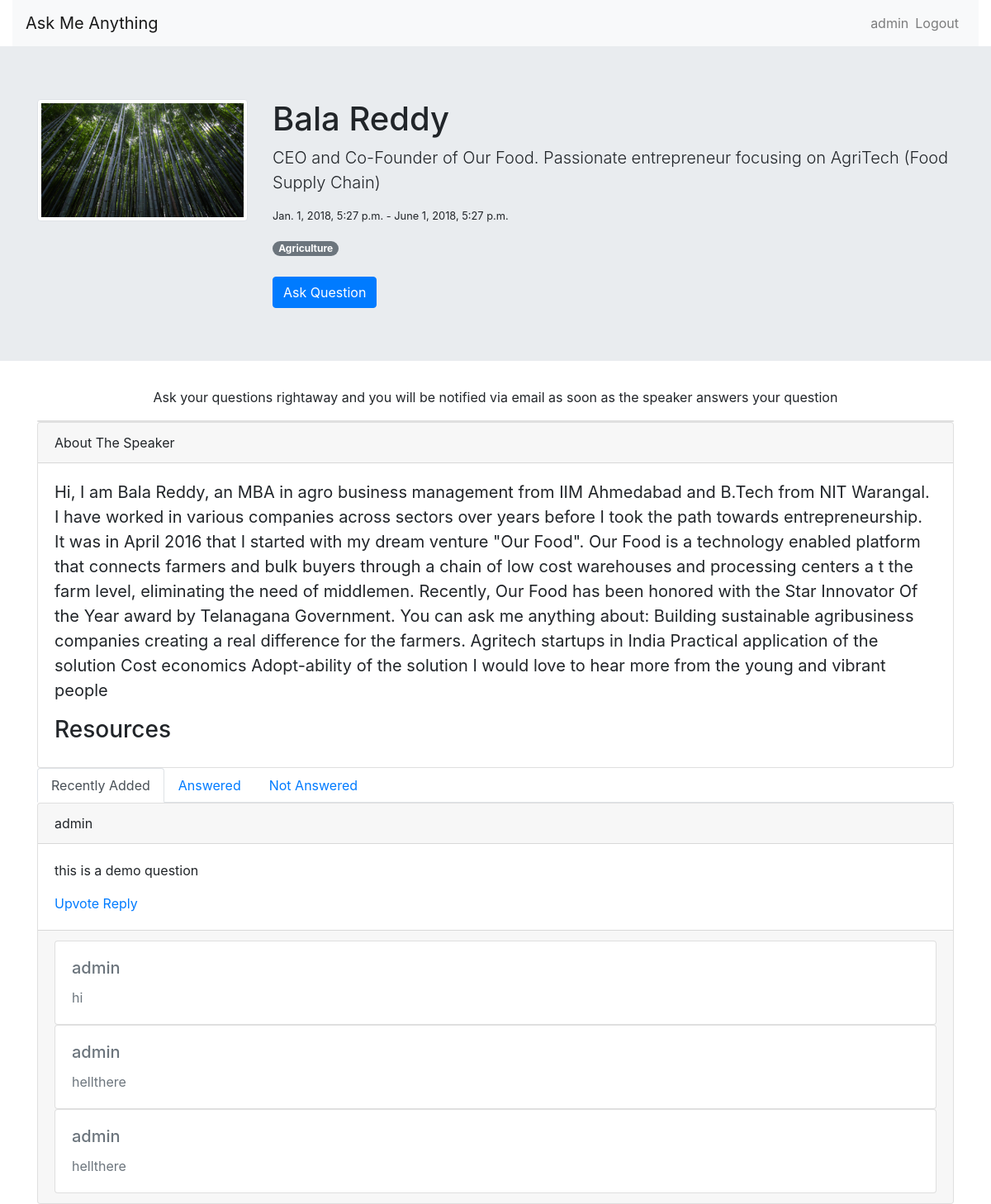
/2/ (signed in), run on the app's committed database.
### core/models.py (models this page shows, shortened)
class Speaker(models.Model):
	name = models.CharField(max_length=100)
	photo = models.ImageField()
	brief = models.CharField(max_length=1000)
	description = models.TextField()
	tagline = models.CharField(max_length=1000)
	tags = models.ManyToManyField(Tag, related_name="speakers")
	available_from = models.DateTimeField()
	available_to = models.DateTimeField()
	created_at = models.DateTimeField(auto_now_add=True)

class Tag(models.Model):
	word = models.CharField(max_length=35)
	slug = models.CharField(max_length=250)
	created_at = models.DateTimeField(auto_now_add=True)
	def __unicode__(self):
		return self.word

class Question(models.Model):
	speaker = models.ForeignKey(Speaker, on_delete=models.CASCADE, related_name="questions")
	posted_by = models.ForeignKey(User, on_delete=models.CASCADE)
	description = models.TextField()
	answered = models.BooleanField(default=False)
	created_at = models.DateTimeField(auto_now_add=True)

class Reply(models.Model):
	question = models.ForeignKey(Question, on_delete=models.CASCADE)
	reply_text = models.TextField()
	posted_by = models.ForeignKey(User, on_delete=models.CASCADE)
	created_at = models.DateTimeField(auto_now_add=True)

### core/views.py (the view)
# urls.py: url(r'^(?P<speaker_id>[0-9]+)/$', views.detailview, name="detail"),
@login_required(login_url='/signin/')
def detailview(request, speaker_id):
	speaker = Speaker.objects.get(id=speaker_id)
	questions = Question.objects.all().filter(speaker=speaker)
	replies = Reply.objects.all()
	context = {
		'speaker': speaker,
		'questions': questions,
		'replies': replies,
	}
	return render(request, 'core/detail.html', context)

### core/templates/core/detail.html (shortened to what this page needs)
{% extends 'core/base.html' %}
{% block content %}
	<div class="jumbotron jumbotron-fluid">
	  <div class="container">
	  	<div class="row">
	  	<div class="col-md-3">
	  		<img class="img img-thumbnail" src="{{speaker.photo.url}}">
	  	</div>
	  	<div class="col-md-9">
	  		<h1 class="display-7">{{speaker.name}}</h1>
		    <p class="lead">{{speaker.brief}}</p>
		    <p class="lead small">{{ speaker.available_from }} - {{speaker.available_to}}</p>
		    {% for tag in speaker.tags.all %}
			    <span class="badge badge-pill badge-secondary">{{tag}}</span>
		    {% endfor %}
		  <br><br>
		  <a class="btn btn-primary" data-toggle="collapse" href="#collapseExample" role="button" aria-expanded="false" aria-controls="collapseExample">
		    Ask Question
		  </a>
	  	</div>
	  	</div>
	  </div>
	</div>
	<div class="row">
		<div class="container">
			<p class="text-center">Ask your questions rightaway and you will be notified via email as soon as the speaker answers your question</p>
			<div class="card">
			</div>
			<div class="card">
			  <div class="card-header">
			    About The Speaker
			  </div>
			  <div class="card-body">
			    <blockquote class="blockquote mb-0">
			      <p>{{speaker.description}}</p>
			      <h3>Resources</h3>
			    </blockquote>
			  </div>
			</div>
			<ul class="nav nav-tabs" id="myTab" role="tablist">
			  <li class="nav-item">
			    <a class="nav-link active" id="home-tab" data-toggle="tab" href="#home" role="tab" aria-controls="home" aria-selected="true">Recently Added</a>
			  </li>
			  <li class="nav-item">
			    <a class="nav-link" id="profile-tab" data-toggle="tab" href="#profile" role="tab" aria-controls="profile" aria-selected="false">Answered</a>
			  </li>
			  <li class="nav-item">
			    <a class="nav-link" id="contact-tab" data-toggle="tab" href="#contact" role="tab" aria-controls="contact" aria-selected="false">Not Answered</a>
			  </li>
			</ul>
			<div class="tab-content" id="myTabContent">
			  <div class="tab-pane fade show active" id="home" role="tabpanel" aria-labelledby="home-tab">
			  	{% for question in questions %}
				  	<div class="card">
					  <div class="card-header">
					    {{question.posted_by.username}}
					  </div>
					  <div class="card-body">
					    <p class="card-text">{{question.description}}</p>
					    <a href="#">Upvote</a>
						  <a data-toggle="collapse" href="#question-{{question.id}}" role="button" aria-expanded="false" aria-controls="question-{{question.id}}">
						    Reply
						  </a>
					  </div>
					  <div class="card-footer text-muted">
						{% for reply in replies %}
							{% if reply.question == question %}
							<div class="card">
							  <div class="card-body">
							    <h5 class="card-title">{{reply.posted_by.username}}</h5>
							    <p class="card-text">{{reply.reply_text}}</p>
							  </div>
							</div>
							{% endif %}
						{% endfor %}
					  </div>
					</div>
				{% endfor %}
			  </div>
			</div>
		</div>
	</div>
{% endblock %}

### core/templates/core/base.html (shortened to what this page needs)
<!doctype html>
<html lang="en">
  <head>
    <link rel="stylesheet" href="https://stackpath.bootstrapcdn.com/bootstrap/4.1.1/css/bootstrap.min.css">
  </head>
  <body>
  	<div id="app" class="container-fluid">
    <nav class="navbar navbar-expand-lg navbar-light bg-light">
        <a class="navbar-brand" href="{% url 'home' %}">Ask Me Anything</a>
        <div id="navbarNavDropdown" class="navbar-collapse collapse">
            <ul class="navbar-nav">
                {% if request.user.is_authenticated %}
                 <span class="navbar-text">
				    {{request.user.username}}
				 </span>
            	<li class="nav-item">
                    <a class="nav-link" href="{% url 'signout' %}">Logout</a>
                </li>
                {% endif %}
            </ul>
        </div>
    </nav>
</div>
   {% block content %}
   {% endblock %}
  </body>
</html>

### data on the page
Speaker: photo (picture), name "Bala Reddy", brief "CEO and Co-Founder of Our Food. Passionate entrepreneur focusing on AgriTech (Food Supply Chain)", available_from "Jan. 1, 2018, 5:27 p.m.", available_to "June 1, 2018, 5:27 p.m.", description "Hi, I am Bala Reddy, an MBA in agro business management from IIM Ahmedabad and B.Tech from NIT Warangal. I have worked in various companies across sectors over years before I took the path towards entrepreneurship. It was in April 2016 that I started with my dream venture \"Our Food\". Our Food is a technology enabled platform that connects farmers and bulk buyers through a chain of low cost warehouses and processing centers a t the farm level, eliminating the need of middlemen. Recently, Our Food has been honored with the Star Innovator Of the Year award by Telanagana Government. You can ask me anything about: Building sustainable agribusiness companies creating a real difference for the…"
Tag: word "Agriculture"
Question: posted_by.username "admin", description "this is a demo question"
Reply: posted_by.username "admin", reply_text "hi"
Reply: posted_by.username "admin", reply_text "hellthere"
Reply: posted_by.username "admin", reply_text "hellthere"

### other printed values
{{ request.user.username }} "admin"
